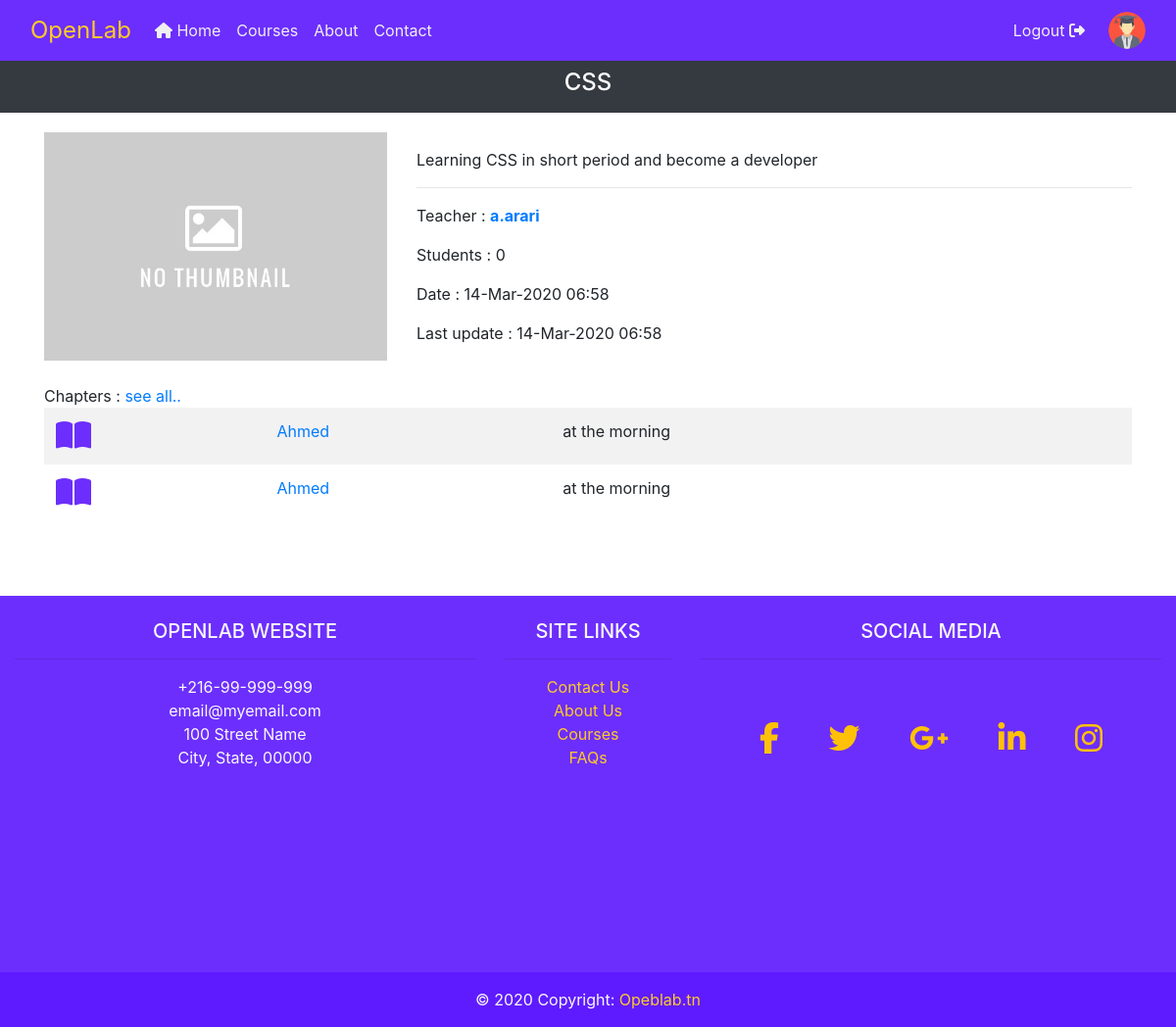
Page /courses/css/ (signed in) on the committed database.
### courses/models.py (models this page shows, shortened)
class Course(models.Model):
	slug 		= models.SlugField(unique=True)
	name 		= models.CharField(max_length=50)
	detail 		= models.CharField(max_length=250, verbose_name='About the course')
	thumbnail 	= models.ImageField(upload_to='courses/thumbnails/', null=True)
	teacher 	= models.ForeignKey(Teacher, on_delete=models.CASCADE)
	students 	= models.ManyToManyField(Student, related_name='students_to_course')
	created_date 		= models.DateTimeField(auto_now_add=True)
	last_update_date 	= models.DateTimeField(auto_now=True)
	def get_thumbnail_url(self):
		if self.thumbnail:
			return self.thumbnail.url
		else:
			return '/media/courses/thumbnails/default.jpg'

class Chapter(models.Model):
	slug 		= models.SlugField()
	name 		= models.CharField(max_length=20)
	detail 		= models.CharField(max_length=250, verbose_name='About the chapter')
	content 	= models.TextField(null=True)
	index 		= models.IntegerField(default=1, null=False)
	course 		= models.ForeignKey(Course, on_delete=models.CASCADE)
	created_date		= models.DateTimeField(auto_now_add=True)
	last_update_date 	= models.DateTimeField(auto_now=True)

### users/models.py (models this page shows, shortened)
class Teacher(models.Model):
	user = models.OneToOneField(User, on_delete=models.CASCADE, primary_key=True, unique=True)

class User(AbstractUser):
	is_student = models.BooleanField(default=False)
	is_teacher = models.BooleanField(default=False)
	email = models.EmailField('email address', unique=True)
	username = models.CharField(max_length=30, unique=False)
	picture = models.ImageField(upload_to='users/pictures/', null=True)
	USERNAME_FIELD = 'email'
	REQUIRED_FIELDS = []
	def get_picture_url(self):
		if self.picture:
			return self.picture.url
		else:
			if self.is_student:
				return '/media/users/pictures/student-default.png'
			elif self.is_teacher:
				return '/media/users/pictures/teacher-default.png'
			else:
				return '/media/users/pictures/default.png'
	def get_shortname(self):
		return f'{self.first_name[0:1]}.{self.last_name}'

### courses/views.py (the view)
# urls.py: path('', views.course_detail, name='detail'),
def course_detail(request, course_slug):
	course = get_object_or_404(Course, slug=course_slug)
	chapter_list = course.chapter_set.all()
	context = {
		'title': course.name,
		'course': course,
		'owner': course.teacher.user == request.user,
		'chapter_list': chapter_list,
	}
	return render(request, 'courses/course_detail.html', context)

### courses/templates/courses/course_detail.html (shortened to what this page needs)
{% extends "base.html" %}
{% block sub_nav %}
<div class="py-2 text-center bg-dark text-white">
	<h4>
	{{ course.name }}
	</h4>
</div>
{% endblock sub_nav %}
{% block content %}
<div class="container">
<div class="row">
	<div class="col-md-4 text-center">
		<img class="img-fluid" src="{{ course.get_thumbnail_url }}">
	</div>
	<div class="col-md-8 mt-3">
		<p>
			{{ course.detail }}
		</p>
		<hr>
		<p>Teacher :
			<a href="{% url 'teacher_profile' course.teacher.user.id %}"
				class='{% if user.is_teacher and course.teacher.user == user %}text-danger{% endif %}'>
				<strong>
				{{ course.teacher.user.get_shortname }}
				</strong>
			</a>
		</p>
		<p>Students : {{ course.students.count }}</p>
		<p>Date : {{ course.created_date|date:'d-M-Y h:i' }}</p>
		<p>Last update : {{ course.last_update_date|date:'d-M-Y h:i' }}</p>
	</div>
	<div class="col-12 mt-4">
		Chapters : <a href="{% url 'courses:chapter_list' course.slug %}">see all..</a>
		{% if chapter_list %}
			<table class="table table-borderless table-striped ">
				<tbody>
					{% for chapter in chapter_list|slice:':5' %}
						{% url 'courses:chapter:detail' course.slug chapter.slug as detail_url%}
						<tr onclick="location.href='{{ detail_url }}'" style="cursor: pointer;">
							<td><i class="fas fa-book-open fa-2x ol-text-primary"></i></td>
							<td>
								<a href="{{ detail_url }}">
									{{ chapter.name }}
								</a>
							</td>
							<td class="d-none d-sm-none d-md-block">{{ chapter.detail }}</td>
							<td>
							</td>
						</tr>
					{% endfor %}
				</tbody>
			</table>
		{% else %}
			<p class="text-danger">No chapters, yet.</p>
		{% endif %}
	</div>
</div>
</div>
{% endblock content %}

### static/css/style.css (style rules this page uses)
html { position: relative; min-height: 100%; }
body { margin-bottom: 500px; }
.ol-text-primary { color: #6c2efd; }

### rows in the picture
Course: name "CSS", detail "Learning CSS in short period and become a developer", teacher.user.get_shortname "a.arari", students.count "0", created_date "14-Mar-2020 06:58", last_update_date "14-Mar-2020 06:58"
Chapter: name "Ahmed", detail "at the morning"
Chapter: name "Ahmed", detail "at the morning"
